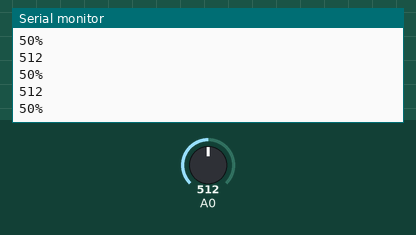
A sketch run on a simulated Arduino Uno, built with avr-gcc and run on an emulated ATmega328P. On the bench: the last lines printed to the serial monitor. The inputs (shaded band) are chosen by the test bench; at power-on: A0 = 512.

Above: at 1.2 s.
1.3 s: A0 set to 716
At 1.91 s:
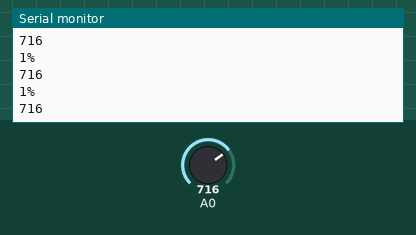
2.8 s: A0 set to 900
At 2.82 s:
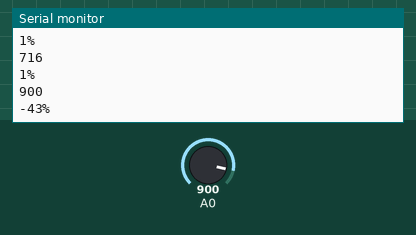
Timing chart, 0 to 5.8 s (numbered marks = the images above; inputs shaded):
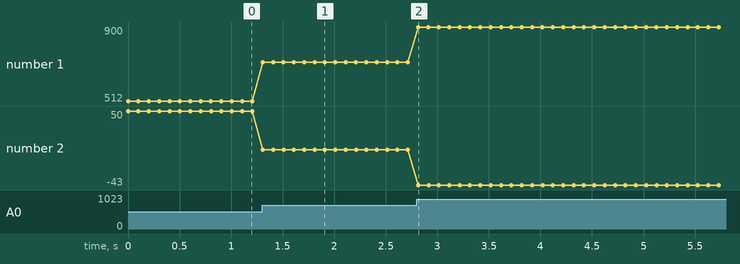

Measured:
- after the input at 1.3 s, the serial monitor: prints a new line at once (image 1)
- after the input at 2.8 s, the serial monitor: prints a new line at once (image 2)
- plotted number 1: 512 → 716 after the input at 1.3 s, 716 → 900 after the input at 2.8 s
- plotted number 2: 50 → 1 after the input at 1.3 s, 1 → -43 after the input at 2.8 s

The sketch:

moisture_sensor_test.ino
```cpp
const int dry = 717; // dry sensor
const int wet = 300; // wet sensor

void setup() {
    Serial.begin(115200);
}

void loop() {
    int sensorVal = analogRead(A0);

    Serial.print(sensorVal);
    Serial.println("");

    // Translate this to a scale or 0% to 100%
    int percentageHumididy = map(sensorVal, wet, dry, 100, 0);

    Serial.print(percentageHumididy);
    Serial.println("%");

    delay(100);
}
```
